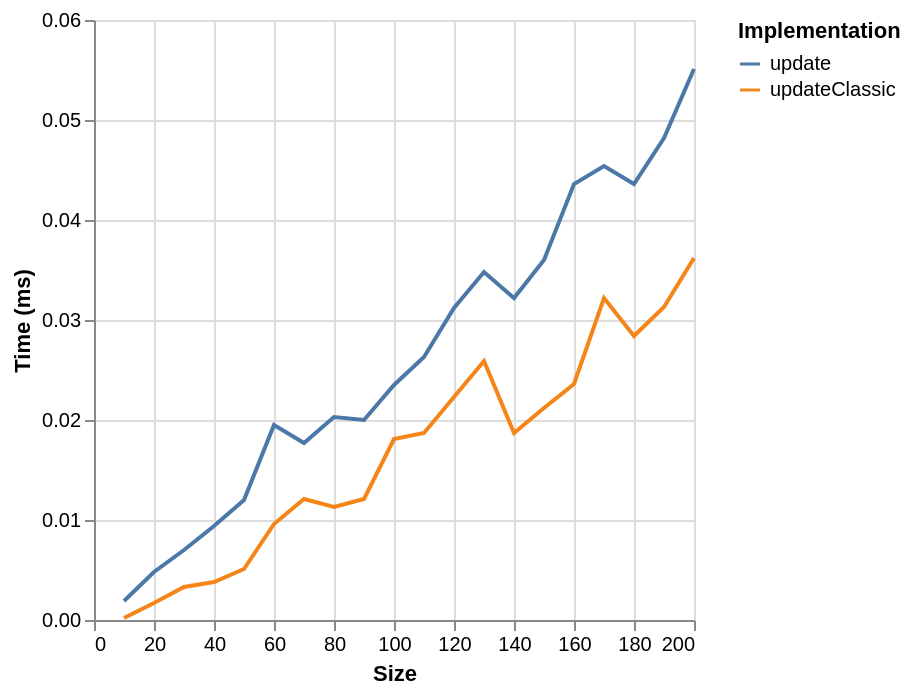

Describe this chart as a Vega-Lite specification.
### Vega specification from a JSON file in a GitHub repository (floating-point values rounded to 4 significant figures)
{"$schema": "https://vega.github.io/schema/vega/v6.json", "background": "white", "padding": 5, "width": 300, "height": 300, "style": "cell", "data": [{"name": "source_0", "values": [{"ms": 0.0002, "series": "updateClassic", "size": 10}, {"ms": 0.0017, "series": "updateClassic", "size": 20}, {"ms": 0.0033, "series": "updateClassic", "size": 30}, {"ms": 0.0038, "series": "updateClassic", "size": 40}, {"ms": 0.0051, "series": "updateClassic", "size": 50}, {"ms": 0.0096, "series": "updateClassic", "size": 60}, {"ms": 0.0121, "series": "updateClassic", "size": 70}, {"ms": 0.0113, "series": "updateClassic", "size": 80}, {"ms": 0.0121, "series": "updateClassic", "size": 90}, {"ms": 0.0181, "series": "updateClassic", "size": 100}, {"ms": 0.0187, "series": "updateClassic", "size": 110}, {"ms": 0.0223, "series": "updateClassic", "size": 120}, {"ms": 0.0259, "series": "updateClassic", "size": 130}, {"ms": 0.0187, "series": "updateClassic", "size": 140}, {"ms": 0.0212, "series": "updateClassic", "size": 150}, {"ms": 0.0236, "series": "updateClassic", "size": 160}, {"ms": 0.0322, "series": "updateClassic", "size": 170}, {"ms": 0.0284, "series": "updateClassic", "size": 180}, {"ms": 0.0313, "series": "updateClassic", "size": 190}, {"ms": 0.0362, "series": "updateClassic", "size": 200}, {"ms": 0.0019, "series": "update", "size": 10}, {"ms": 0.0048, "series": "update", "size": 20}, {"ms": 0.007, "series": "update", "size": 30}, {"ms": 0.0094, "series": "update", "size": 40}, {"ms": 0.012, "series": "update", "size": 50}, {"ms": 0.0195, "series": "update", "size": 60}, {"ms": 0.0177, "series": "update", "size": 70}, {"ms": 0.0203, "series": "update", "size": 80}, {"ms": 0.02, "series": "update", "size": 90}, {"ms": 0.0235, "series": "update", "size": 100}, {"ms": 0.0263, "series": "update", "size": 110}, {"ms": 0.0312, "series": "update", "size": 120}, {"ms": 0.0348, "series": "update", "size": 130}, {"ms": 0.0322, "series": "update", "size": 140}, {"ms": 0.036, "series": "update", "size": 150}, {"ms": 0.0436, "series": "update", "size": 160}, {"ms": 0.0454, "series": "update", "size": 170}, {"ms": 0.0436, "series": "update", "size": 180}, {"ms": 0.0482, "series": "update", "size": 190}, {"ms": 0.0551, "series": "update", "size": 200}]}, {"name": "data_0", "source": "source_0", "transform": [{"type": "formula", "expr": "toNumber(datum[\"size\"])", "as": "size"}]}], "marks": [{"name": "pathgroup", "type": "group", "from": {"facet": {"name": "faceted_path_main", "data": "data_0", "groupby": ["series"]}}, "encode": {"update": {"width": {"field": {"group": "width"}}, "height": {"field": {"group": "height"}}}}, "marks": [{"name": "marks", "type": "line", "style": ["line"], "sort": {"field": "x"}, "from": {"data": "faceted_path_main"}, "encode": {"update": {"stroke": {"scale": "color", "field": "series"}, "description": {"signal": "\"Size: \" + (format(datum[\"size\"], \"\")) + \"; Time (ms): \" + (format(datum[\"ms\"], \"\")) + \"; series: \" + (isValid(datum[\"series\"]) ? isArray(datum[\"series\"]) ? join(datum[\"series\"], ' ') : datum[\"series\"] : \"\"+datum[\"series\"])"}, "x": {"scale": "x", "field": "size"}, "y": {"scale": "y", "field": "ms"}, "defined": {"signal": "isValid(datum[\"size\"]) && isFinite(+datum[\"size\"]) && isValid(datum[\"ms\"]) && isFinite(+datum[\"ms\"])"}}}}]}], "scales": [{"name": "x", "type": "linear", "domain": {"data": "data_0", "field": "size"}, "range": [0, {"signal": "width"}], "nice": true, "zero": false}, {"name": "y", "type": "linear", "domain": {"data": "data_0", "field": "ms"}, "range": [{"signal": "height"}, 0], "nice": true, "zero": true}, {"name": "color", "type": "ordinal", "domain": {"data": "data_0", "field": "series", "sort": true}, "range": "category"}], "axes": [{"scale": "x", "orient": "bottom", "gridScale": "y", "grid": true, "tickCount": {"signal": "ceil(width/40)"}, "domain": false, "labels": false, "aria": false, "maxExtent": 0, "minExtent": 0, "ticks": false, "zindex": 0}, {"scale": "y", "orient": "left", "gridScale": "x", "grid": true, "tickCount": {"signal": "ceil(height/40)"}, "domain": false, "labels": false, "aria": false, "maxExtent": 0, "minExtent": 0, "ticks": false, "zindex": 0}, {"scale": "x", "orient": "bottom", "grid": false, "title": "Size", "labelFlush": true, "labelOverlap": true, "tickCount": {"signal": "ceil(width/40)"}, "zindex": 0}, {"scale": "y", "orient": "left", "grid": false, "title": "Time (ms)", "labelOverlap": true, "tickCount": {"signal": "ceil(height/40)"}, "zindex": 0}], "legends": [{"orient": "right", "symbolLimit": 30, "title": "Implementation", "stroke": "color", "symbolType": "stroke"}]}
